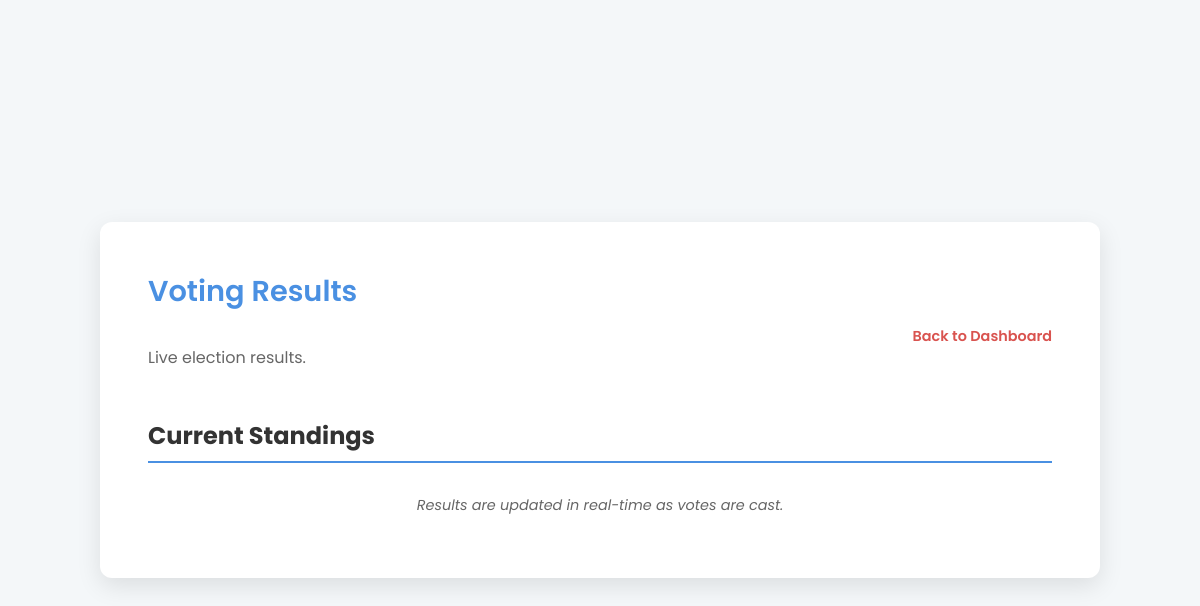
The app's page /results, older data.
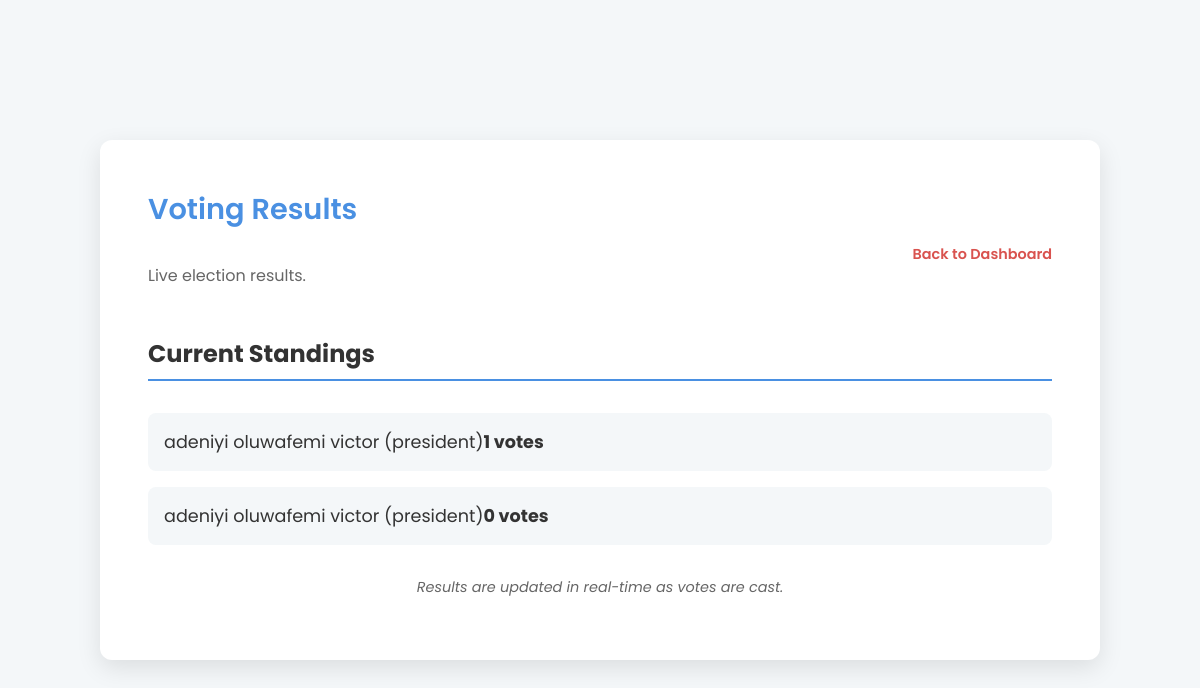
The same page, newer data.
### tables this page shows
CREATE TABLE candidates (
            id INTEGER PRIMARY KEY AUTOINCREMENT,
            fullname TEXT NOT NULL,
            position TEXT NOT NULL,
            vote_count INTEGER DEFAULT 0
        );

### app.py (the view)
@app.route('/results')
def show_results():
    conn = get_db_connection()
    candidates = conn.execute("SELECT fullname, position, vote_count FROM candidates ORDER BY vote_count DESC, fullname").fetchall()
    conn.close()
    return render_template('results.html', candidates=candidates)

### app.py (called while the page is built, shortened)
@app.before_request
def check_cache():
    protected_routes = ['dashboard', 'admin_dashboard']

def get_db_connection():
    conn = sqlite3.connect('database.db')
    conn.row_factory = sqlite3.Row
    return conn

### templates/results.html (shortened to what this page needs)
<!DOCTYPE html>
<html lang="en">
<head>
    <link rel="stylesheet" href="{{ url_for('static', filename='css/style.css') }}">
</head>
<body>
    <div class="dashboard-container">
        <div class="dashboard-header">
            <div>
                <h1>Voting Results</h1>
                <p class="user-info">Live election results.</p>
            </div>
            <p><a href="{{ url_for('dashboard') }}" class="logout-link">Back to Dashboard</a></p>
        </div>
        <h2>Current Standings</h2>
        <ul class="candidate-list">
            {% for candidate in candidates %}
            <li class="candidate-item">
                <span>{{ candidate.fullname }} ({{ candidate.position }})</span>
                <span class="vote-count">{{ candidate.vote_count }} votes</span>
            </li>
            {% endfor %}
        </ul>
        <p class="note">Results are updated in real-time as votes are cast.</p>
    </div>
</body>
</html>

### static/css/style.css (style rules this page uses)
:root { --primary-color: #4a90e2; --secondary-color: #f4f7f9; --text-color: #333; --subtle-text: #666; --border-color: #e0e6ed; --white: #fff; --error-color: #d9534f; --success-color: #5cb85c; }
body { font-family: 'Poppins', sans-serif; background-color: var(--secondary-color); margin: 0; padding: 0; display: flex; justify-content: center; align-items: center; min-height: 100vh; }
h1 { color: var(--primary-color); font-weight: 600; margin-bottom: 0.5rem; font-size: 1.8rem; }
p { margin-top: 2rem; color: var(--subtle-text); font-size: 0.9rem; }
p a { color: var(--primary-color); text-decoration: none; font-weight: 600; transition: color 0.3s; }
.dashboard-container { background-color: var(--white); padding: 3rem; border-radius: 12px; box-shadow: 0 8px 25px rgba(0, 0, 0, 0.1); width: 90%; max-width: 1000px; margin: 2rem auto; box-sizing: border-box; }
.dashboard-header { display: flex; flex-direction: column; align-items: flex-start; margin-bottom: 2rem; }
.dashboard-header h1 { margin: 0; }
.user-info { font-size: 1rem; color: var(--subtle-text); }
.logout-link { font-size: 0.9rem; font-weight: 600; color: var(--error-color); margin-top: 10px; }
h2 { color: var(--text-color); border-bottom: 2px solid var(--primary-color); padding-bottom: 0.5rem; margin-bottom: 2rem; font-size: 1.5rem; }
.candidate-list { list-style: none; padding: 0; }
.candidate-item { display: flex; flex-direction: column; align-items: flex-start; padding: 1rem; border-radius: 8px; margin-bottom: 1rem; background-color: var(--secondary-color); transition: background-color 0.3s; }
.candidate-item span { font-size: 1.1rem; color: var(--text-color); margin-bottom: 10px; }
.vote-count { font-weight: bold; color: var(--primary-color); }
.note { text-align: center; font-style: italic; font-size: 0.9rem; color: var(--subtle-text); margin-top: 2rem; }
@media (min-width: 768px) { .dashboard-header { flex-direction: row; justify-content: space-between; align-items: center; } }
@media (min-width: 768px) { .logout-link { margin-top: 0; } }
@media (min-width: 768px) { .candidate-item { flex-direction: row; align-items: center; } }
@media (min-width: 768px) { .candidate-item span { margin-bottom: 0; } }

### templates/results.html (style rules this page uses)
.vote-count { font-weight: bold; color: var(--primary-color); }
.note { text-align: center; font-style: italic; font-size: 0.9rem; color: var(--subtle-text); margin-top: 2rem; }

Row changes from the older to the newer data that the page shows:
added candidates: fullname "adeniyi oluwafemi victor", position "president", vote_count "1"
added candidates: fullname "adeniyi oluwafemi victor", position "president", vote_count "0"
